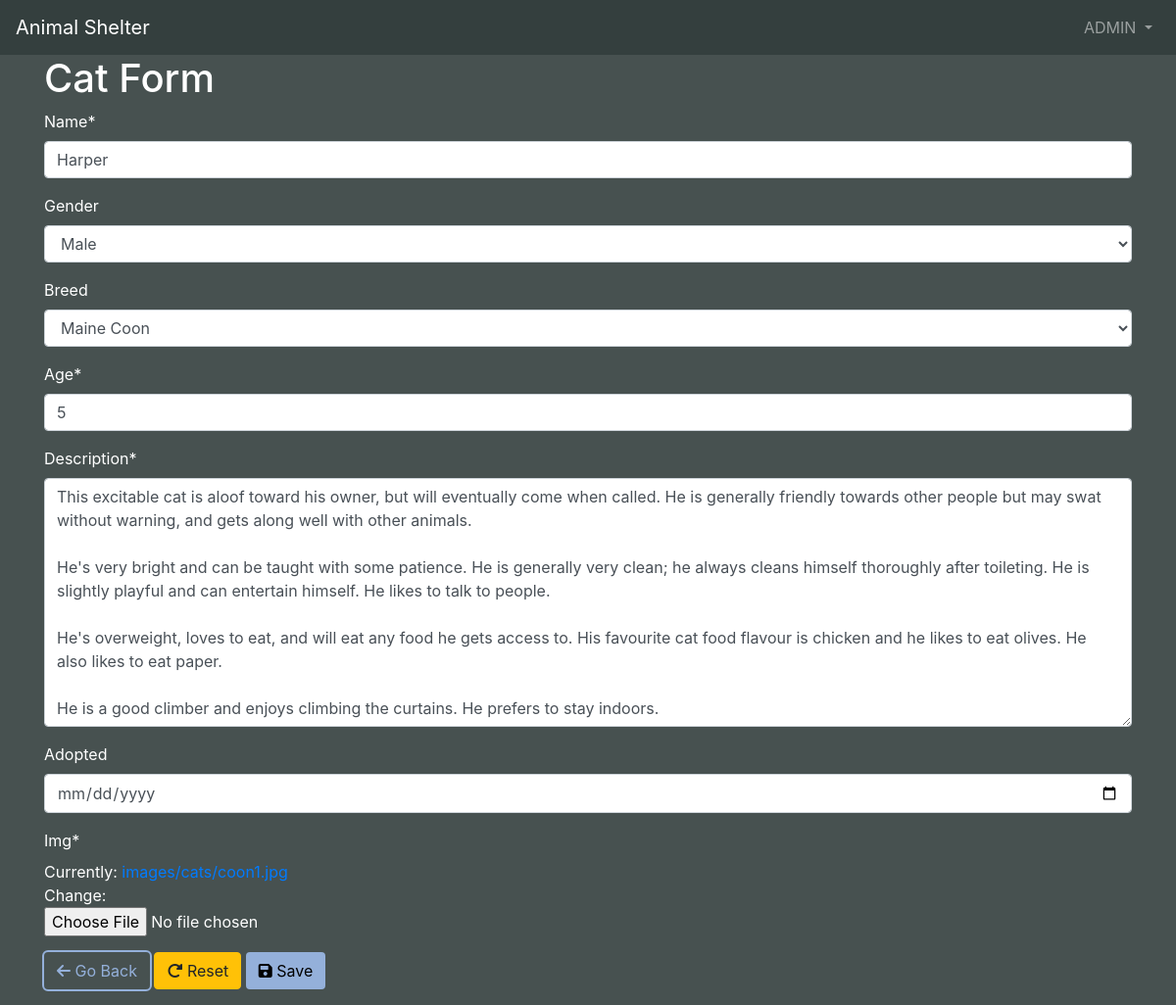
Page /dashboard/update/cat/1 (signed in) on the committed database.
### AnimalShelter/models.py (models this page shows)
class Cats(models.Model):
    name = models.CharField(max_length=50)
    gender = models.CharField(max_length=10, choices=GENDER, blank=True)
    breed = models.ForeignKey(CatBreeds, on_delete=models.CASCADE, blank=True)
    age = models.IntegerField()
    description = models.TextField()
    arrived = models.DateTimeField(auto_now_add=True, blank=True)
    adopted = models.DateTimeField(null=True, blank=True)
    img = models.ImageField(upload_to='images/cats')
    def __str__(self):
        return self.name

### AnimalShelter/views.py (the view)
# urls.py: path('dashboard/update/cat/<int:id>', views.update_cat, name='update_cat'),
@permission_required(['AnimalShelter.change_dogs', 'AnimalShelter.change_cats'], login_url='login')
def update_cat(request, id):
    cat = Cats.objects.get(id=id)
    print('test1', cat)
    form = CatForm(request.POST or None, instance=cat)
    if form.is_valid():
        print(form.cleaned_data)
        form.save()
        return redirect('dashboard')
    return render(request, 'CRUD/object_form.html', {'form': form})

### AnimalShelter/forms.py
class CatForm(forms.ModelForm):
    class Meta:
        model = Cats
        fields = '__all__'
        widgets = {
            'arrived': forms.DateInput(
                format='%Y-%m-%d',
                attrs={'class': 'form-control',
                       'placeholder': 'Select a date',
                       'type': 'date'
                       }),
            'adopted': forms.DateInput(
                format='%Y-%m-%d',
                attrs={'class': 'form-control',
                       'placeholder': 'Select a date',
                       'type': 'date'
                       }),
        }

### AnimalShelter/models.py (called while the page is built)
    def __str__(self):
        return self.cat_breed_name

### templates/CRUD/object_form.html (shortened to what this page needs)
{% extends 'base.html' %}
{% load crispy_forms_tags %}
{% load static %}
{% block css %}
    <link rel="stylesheet" href="{% static 'css/styles.css' %}">
{% endblock %}
{% block body %}
    <div class="container text-white">
        <h1>Cat Form</h1>
        <form method="post" enctype='multipart/form-data' action="">
            {{ form|crispy }}
            <div class="my-3">
                <a href="{% url 'dashboard' %}" class="btn btn-color-outline"><i class="fas fa-arrow-left"></i> Go Back</a>
                <button type="reset" class="btn btn-warning"><i class="fas fa-redo-alt"></i> Reset</button>
                <button type="submit" class="btn btn-color"><i class="fas fa-save"></i> Save</button>
            </div>
        </form>
    </div>
{% endblock %}

### templates/base.html (shortened to what this page needs)
{% load static %}
<!DOCTYPE html>
<html lang="en">
<head>
    <link rel="stylesheet" href="https://maxcdn.bootstrapcdn.com/bootstrap/4.0.0/css/bootstrap.min.css"
>
    <link rel="stylesheet" href="https://cdnjs.cloudflare.com/ajax/libs/font-awesome/6.0.0-beta3/css/all.min.css"
/>
    {% block css %}
    {% endblock %}
</head>
<body>
<nav class="navbar navbar-expand-md navbar-dark bg-color-5">
    <a class="navbar-brand" href="{% url 'index' %}">Animal Shelter</a>
    <div class="collapse navbar-collapse justify-content-end" id="navbarNavDropdown">
        <ul class="navbar-nav">
            {% if user.is_authenticated %}
                <li class="nav-item dropdown">
                    <a class="nav-link dropdown-toggle" href="#" id="navbarDropdownMenuLink" data-toggle="dropdown"
                       aria-haspopup="true" aria-expanded="false">
                        {{ user.username|upper }}
                    </a>
                </li>
            {% else %}
                <a class="btn btn-color text-white ml-3" href={% url 'login' %}><i class="fas fa-sign-in-alt"></i> Login</a>
                <div class="m-2"></div>
                <a class="btn btn-color-outline" href={% url 'register' %}><i class="fas fa-plus"></i> Register</a>
            {% endif %}
        </ul>
    </div>
</nav>
{% block body %}
{% endblock %}
</body>
</html>

### static/css/styles.css (style rules this page uses)
body { background-color: rgba(52, 63, 62, .9); }
.bg-color-5 { background-color: #343f3e; }
.btn-color { background-color: rgba(148, 176, 218, 1); }
.btn-color-outline { background-color: transparent; outline: 2px solid rgba(148, 176, 218, 1); color: rgba(148, 176, 218, 1); }

### rows in the picture
Cats: name "Harper", gender "Male", breed "Maine Coon", age "5", description "This excitable cat is aloof toward his owner, but will eventually come when called. He is generally friendly towards other people but may swat without warning, and gets along well with other animals. He's very bright and can be taught with some patience. He is generally very clean; he always cleans himself thoroughly after toileting. He is slightly playful and can entertain himself. He likes to talk to people. He's overweight, loves to eat, and will eat any food he gets access to. His favourite cat food flavour is chicken and he likes to eat olives. He also likes to eat paper. He is a good climber and enjoys climbing the curtains. He prefers to stay indoors."

### other values in the picture
{{ user.username|upper }} "ADMIN"
